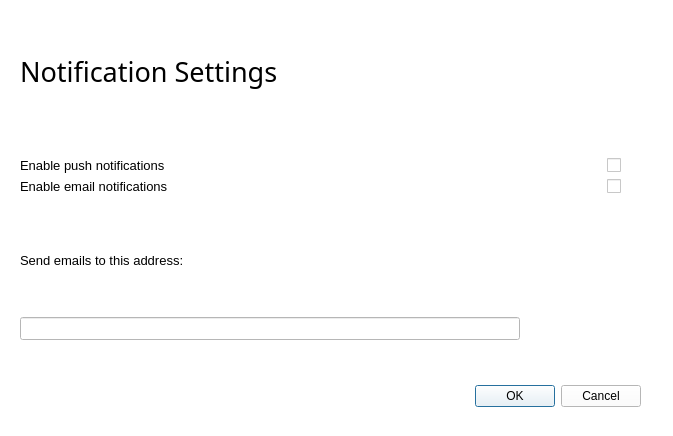
<?xml version="1.0" encoding="UTF-8"?>
<ui version="4.0">
 <class>Dialog</class>
 <widget class="QDialog" name="Dialog">
  <property name="geometry">
   <rect>
    <x>0</x>
    <y>0</y>
    <width>673</width>
    <height>436</height>
   </rect>
  </property>
  <property name="sizePolicy">
   <sizepolicy hsizetype="Fixed" vsizetype="Fixed">
    <horstretch>0</horstretch>
    <verstretch>0</verstretch>
   </sizepolicy>
  </property>
  <property name="windowTitle">
   <string>Dialog</string>
  </property>
  <property name="styleSheet">
   <string notr="true">background-color: rgb(255, 255, 255);</string>
  </property>
  <widget class="QDialogButtonBox" name="buttonBox">
   <property name="geometry">
    <rect>
     <x>300</x>
     <y>380</y>
     <width>341</width>
     <height>32</height>
    </rect>
   </property>
   <property name="orientation">
    <enum>Qt::Horizontal</enum>
   </property>
   <property name="standardButtons">
    <set>QDialogButtonBox::Cancel|QDialogButtonBox::Ok</set>
   </property>
  </widget>
  <widget class="QWidget" name="verticalLayoutWidget">
   <property name="geometry">
    <rect>
     <x>20</x>
     <y>20</y>
     <width>601</width>
     <height>320</height>
    </rect>
   </property>
   <layout class="QVBoxLayout" name="v_layout">
    <item>
     <widget class="QLabel" name="title_label">
      <property name="font">
       <font>
        <family>Segoe UI Semibold</family>
        <pointsize>20</pointsize>
       </font>
      </property>
      <property name="text">
       <string>Notification Settings</string>
      </property>
     </widget>
    </item>
    <item>
     <spacer name="v_spacer">
      <property name="orientation">
       <enum>Qt::Vertical</enum>
      </property>
      <property name="sizeType">
       <enum>QSizePolicy::Fixed</enum>
      </property>
      <property name="sizeHint" stdset="0">
       <size>
        <width>20</width>
        <height>30</height>
       </size>
      </property>
     </spacer>
    </item>
    <item>
     <layout class="QGridLayout" name="g_layout">
      <item row="0" column="1">
       <widget class="QCheckBox" name="pushnotif_cb">
        <property name="enabled">
         <bool>true</bool>
        </property>
        <property name="sizePolicy">
         <sizepolicy hsizetype="Fixed" vsizetype="Fixed">
          <horstretch>0</horstretch>
          <verstretch>38</verstretch>
         </sizepolicy>
        </property>
        <property name="font">
         <font>
          <pointsize>14</pointsize>
         </font>
        </property>
        <property name="layoutDirection">
         <enum>Qt::RightToLeft</enum>
        </property>
        <property name="autoFillBackground">
         <bool>false</bool>
        </property>
        <property name="text">
         <string/>
        </property>
       </widget>
      </item>
      <item row="1" column="1">
       <widget class="QCheckBox" name="emailnotif_cb">
        <property name="enabled">
         <bool>true</bool>
        </property>
        <property name="sizePolicy">
         <sizepolicy hsizetype="Fixed" vsizetype="Fixed">
          <horstretch>0</horstretch>
          <verstretch>38</verstretch>
         </sizepolicy>
        </property>
        <property name="font">
         <font>
          <pointsize>14</pointsize>
         </font>
        </property>
        <property name="layoutDirection">
         <enum>Qt::RightToLeft</enum>
        </property>
        <property name="autoFillBackground">
         <bool>false</bool>
        </property>
        <property name="text">
         <string/>
        </property>
       </widget>
      </item>
      <item row="1" column="0">
       <widget class="QLabel" name="emailnotif_label">
        <property name="font">
         <font>
          <family>Segoe UI</family>
          <pointsize>14</pointsize>
         </font>
        </property>
        <property name="text">
         <string>&lt;html&gt;&lt;head/&gt;&lt;body&gt;&lt;p&gt;&lt;span style=&quot; font-size:10pt;&quot;&gt;Enable email notifications&lt;/span&gt;&lt;/p&gt;&lt;/body&gt;&lt;/html&gt;</string>
        </property>
       </widget>
      </item>
      <item row="0" column="0">
       <widget class="QLabel" name="pushnotif_label">
        <property name="font">
         <font>
          <family>Segoe UI</family>
          <pointsize>14</pointsize>
         </font>
        </property>
        <property name="text">
         <string>&lt;html&gt;&lt;head/&gt;&lt;body&gt;&lt;p&gt;&lt;span style=&quot; font-size:10pt;&quot;&gt;Enable push notifications&lt;/span&gt;&lt;/p&gt;&lt;/body&gt;&lt;/html&gt;</string>
        </property>
       </widget>
      </item>
     </layout>
    </item>
    <item>
     <spacer name="v_spacer2">
      <property name="orientation">
       <enum>Qt::Vertical</enum>
      </property>
      <property name="sizeType">
       <enum>QSizePolicy::Fixed</enum>
      </property>
      <property name="sizeHint" stdset="0">
       <size>
        <width>10</width>
        <height>10</height>
       </size>
      </property>
     </spacer>
    </item>
    <item>
     <widget class="QLabel" name="emailadd_label">
      <property name="font">
       <font>
        <family>Segoe UI</family>
        <pointsize>14</pointsize>
       </font>
      </property>
      <property name="text">
       <string>&lt;html&gt;&lt;head/&gt;&lt;body&gt;&lt;p&gt;&lt;span style=&quot; font-size:10pt;&quot;&gt;Send emails to this address:&lt;/span&gt;&lt;/p&gt;&lt;/body&gt;&lt;/html&gt;</string>
      </property>
     </widget>
    </item>
    <item>
     <widget class="QLineEdit" name="email_le">
      <property name="sizePolicy">
       <sizepolicy hsizetype="Maximum" vsizetype="Fixed">
        <horstretch>0</horstretch>
        <verstretch>0</verstretch>
       </sizepolicy>
      </property>
      <property name="maximumSize">
       <size>
        <width>500</width>
        <height>16777215</height>
       </size>
      </property>
      <property name="font">
       <font>
        <family>Segoe UI</family>
        <pointsize>10</pointsize>
       </font>
      </property>
     </widget>
    </item>
   </layout>
  </widget>
 </widget>
 <resources/>
 <connections>
  <connection>
   <sender>buttonBox</sender>
   <signal>accepted()</signal>
   <receiver>Dialog</receiver>
   <slot>accept()</slot>
   <hints>
    <hint type="sourcelabel">
     <x>248</x>
     <y>254</y>
    </hint>
    <hint type="destinationlabel">
     <x>157</x>
     <y>274</y>
    </hint>
   </hints>
  </connection>
  <connection>
   <sender>buttonBox</sender>
   <signal>rejected()</signal>
   <receiver>Dialog</receiver>
   <slot>reject()</slot>
   <hints>
    <hint type="sourcelabel">
     <x>316</x>
     <y>260</y>
    </hint>
    <hint type="destinationlabel">
     <x>286</x>
     <y>274</y>
    </hint>
   </hints>
  </connection>
 </connections>
</ui>
